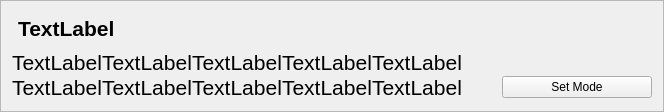
        <widget class="QFrame" name="frame">
         <property name="frameShape">
          <enum>QFrame::StyledPanel</enum>
         </property>
         <property name="frameShadow">
          <enum>QFrame::Raised</enum>
         </property>
         <layout class="QVBoxLayout" name="verticalLayout_6">
          <item>
           <widget class="QLabel" name="label_mode">
            <property name="font">
             <font>
              <pointsize>16</pointsize>
              <weight>75</weight>
              <bold>true</bold>
             </font>
            </property>
            <property name="styleSheet">
             <string notr="true"> QLabel {
    qproperty-alignment: AlignCenter;
    padding: 5px 0px;
    color: rgb(0, 0, 0);
    max-height: 22px;
    font-size: 16pt;
	font-weight: bold; 
}</string>
            </property>
            <property name="text">
             <string>TextLabel</string>
            </property>
           </widget>
          </item>
          <item>
           <layout class="QGridLayout" name="gridLayout_17">
            <property name="spacing">
             <number>0</number>
            </property>
            <item row="0" column="4">
             <widget class="QLabel" name="label_mode5">
              <property name="font">
               <font>
                <pointsize>16</pointsize>
                <weight>50</weight>
                <bold>false</bold>
               </font>
              </property>
              <property name="text">
               <string>TextLabel</string>
              </property>
              <property name="alignment">
               <set>Qt::AlignCenter</set>
              </property>
             </widget>
            </item>
            <item row="1" column="0">
             <widget class="QLabel" name="label_cons1">
              <property name="font">
               <font>
                <pointsize>16</pointsize>
                <weight>50</weight>
                <bold>false</bold>
               </font>
              </property>
              <property name="text">
               <string>TextLabel</string>
              </property>
              <property name="alignment">
               <set>Qt::AlignCenter</set>
              </property>
             </widget>
            </item>
            <item row="1" column="3">
             <widget class="QLabel" name="label_cons4">
              <property name="font">
               <font>
                <pointsize>16</pointsize>
                <weight>50</weight>
                <bold>false</bold>
               </font>
              </property>
              <property name="text">
               <string>TextLabel</string>
              </property>
              <property name="alignment">
               <set>Qt::AlignCenter</set>
              </property>
             </widget>
            </item>
            <item row="1" column="4">
             <widget class="QLabel" name="label_cons5">
              <property name="font">
               <font>
                <pointsize>16</pointsize>
                <weight>50</weight>
                <bold>false</bold>
               </font>
              </property>
              <property name="text">
               <string>TextLabel</string>
              </property>
              <property name="alignment">
               <set>Qt::AlignCenter</set>
              </property>
             </widget>
            </item>
            <item row="0" column="3">
             <widget class="QLabel" name="label_mode4">
              <property name="font">
               <font>
                <pointsize>16</pointsize>
                <weight>50</weight>
                <bold>false</bold>
               </font>
              </property>
              <property name="text">
               <string>TextLabel</string>
              </property>
              <property name="alignment">
               <set>Qt::AlignCenter</set>
              </property>
             </widget>
            </item>
            <item row="1" column="1">
             <widget class="QLabel" name="label_cons2">
              <property name="font">
               <font>
                <pointsize>16</pointsize>
                <weight>50</weight>
                <bold>false</bold>
               </font>
              </property>
              <property name="text">
               <string>TextLabel</string>
              </property>
              <property name="alignment">
               <set>Qt::AlignCenter</set>
              </property>
             </widget>
            </item>
            <item row="0" column="2">
             <widget class="QLabel" name="label_mode3">
              <property name="font">
               <font>
                <pointsize>16</pointsize>
                <weight>50</weight>
                <bold>false</bold>
               </font>
              </property>
              <property name="text">
               <string>TextLabel</string>
              </property>
              <property name="alignment">
               <set>Qt::AlignCenter</set>
              </property>
             </widget>
            </item>
            <item row="0" column="1">
             <widget class="QLabel" name="label_mode2">
              <property name="font">
               <font>
                <pointsize>16</pointsize>
                <weight>50</weight>
                <bold>false</bold>
               </font>
              </property>
              <property name="text">
               <string>TextLabel</string>
              </property>
              <property name="alignment">
               <set>Qt::AlignCenter</set>
              </property>
             </widget>
            </item>
            <item row="0" column="0">
             <widget class="QLabel" name="label_mode1">
              <property name="font">
               <font>
                <pointsize>16</pointsize>
                <weight>50</weight>
                <bold>false</bold>
               </font>
              </property>
              <property name="text">
               <string>TextLabel</string>
              </property>
              <property name="alignment">
               <set>Qt::AlignCenter</set>
              </property>
             </widget>
            </item>
            <item row="1" column="5">
             <spacer name="horizontalSpacer_4">
              <property name="orientation">
               <enum>Qt::Horizontal</enum>
              </property>
              <property name="sizeType">
               <enum>QSizePolicy::Fixed</enum>
              </property>
              <property name="sizeHint" stdset="0">
               <size>
                <width>40</width>
                <height>20</height>
               </size>
              </property>
             </spacer>
            </item>
            <item row="1" column="2">
             <widget class="QLabel" name="label_cons3">
              <property name="font">
               <font>
                <pointsize>16</pointsize>
                <weight>50</weight>
                <bold>false</bold>
               </font>
              </property>
              <property name="text">
               <string>TextLabel</string>
              </property>
              <property name="alignment">
               <set>Qt::AlignCenter</set>
              </property>
             </widget>
            </item>
            <item row="1" column="6">
             <widget class="PyDMRelatedDisplayButton" name="PyDMRelatedDisplayButton_2">
              <property name="minimumSize">
               <size>
                <width>150</width>
                <height>0</height>
               </size>
              </property>
              <property name="maximumSize">
               <size>
                <width>150</width>
                <height>16777215</height>
               </size>
              </property>
              <property name="toolTip">
               <string/>
              </property>
              <property name="text">
               <string>Set Mode</string>
              </property>
              <property name="filenames" stdset="0">
               <stringlist>
                <string>set_mode.py</string>
               </stringlist>
              </property>
              <property name="openInNewWindow" stdset="0">
               <bool>true</bool>
              </property>
             </widget>
            </item>
           </layout>
          </item>
         </layout>
        </widget>
